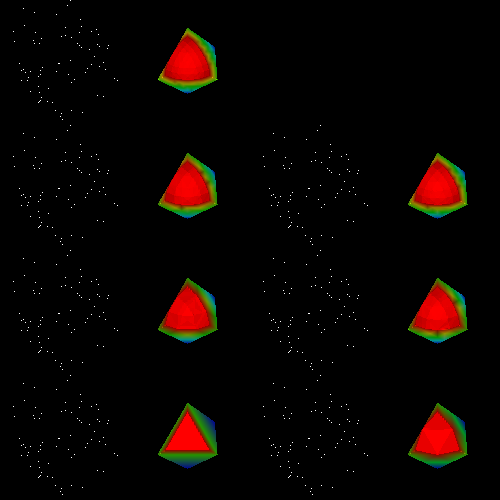

This chart was generated by the following Python code:
#!/usr/bin/env python
# Demonstrate Lagrange wedge interpolation, intersection, and clipping for orders 1-7.

import math

import vtkmodules.vtkInteractionStyle  # noqa: F401
import vtkmodules.vtkRenderingOpenGL2  # noqa: F401

from vtkmodules.vtkCommonCore import reference, vtkDoubleArray, vtkMinimalStandardRandomSequence, vtkPoints
from vtkmodules.vtkCommonDataModel import (
    vtkCellArray,
    vtkLagrangeWedge,
    vtkPolyData,
    vtkUnstructuredGrid,
)
from vtkmodules.vtkFiltersGeneral import vtkClipDataSet
from vtkmodules.vtkFiltersGeometry import vtkDataSetSurfaceFilter
from vtkmodules.vtkRenderingCore import (
    vtkActor,
    vtkPolyDataMapper,
    vtkRenderWindow,
    vtkRenderWindowInteractor,
    vtkRenderer,
)

# Data generation: compute intersection and clip results for each order.
center = [0.25, 0.25, 0.5]

# Order 1 (6 points).
cell_order_1 = vtkLagrangeWedge()
cell_order_1.GetPointIds().SetNumberOfIds(6)
cell_order_1.GetPoints().SetNumberOfPoints(6)
cell_order_1.SetOrder(1, 1, 1, 6)
cell_order_1.Initialize()
coords_1 = cell_order_1.GetParametricCoords()
for i in range(6):
    cell_order_1.GetPointIds().SetId(i, i)
    cell_order_1.GetPoints().SetPoint(i, coords_1[3 * i], coords_1[3 * i + 1], coords_1[3 * i + 2])

sequence_1 = vtkMinimalStandardRandomSequence()
sequence_1.SetSeed(1)
hit_points_1 = vtkPoints()
hit_verts_1 = vtkCellArray()
for i in range(500):
    p0 = [0.0, 0.0, 0.0]
    p1 = [0.0, 0.0, 0.0]
    for pt in [p0, p1]:
        theta = 2.0 * math.pi * sequence_1.GetValue()
        sequence_1.Next()
        phi = math.pi * sequence_1.GetValue()
        sequence_1.Next()
        pt[0] = 1.5 * math.cos(theta) * math.sin(phi) + center[0]
        pt[1] = 1.5 * math.sin(theta) * math.sin(phi) + center[1]
        pt[2] = 1.5 * math.cos(phi) + center[2]
    t_val = reference(0.0)
    x = [0.0, 0.0, 0.0]
    pcoords = [0.0, 0.0, 0.0]
    sub_id = reference(0)
    result = cell_order_1.IntersectWithLine(p0, p1, 1.0e-7, t_val, x, pcoords, sub_id)
    if result:
        pid = hit_points_1.InsertNextPoint(x)
        hit_verts_1.InsertNextCell(1, [pid])

hit_pd_1 = vtkPolyData()
hit_pd_1.SetPoints(hit_points_1)
hit_pd_1.SetVerts(hit_verts_1)

ug_1 = vtkUnstructuredGrid()
ug_1.SetPoints(cell_order_1.GetPoints())
cell_array_1 = vtkCellArray()
cell_array_1.InsertNextCell(cell_order_1)
ug_1.SetCells(cell_order_1.GetCellType(), cell_array_1)
radiant_1 = vtkDoubleArray()
radiant_1.SetName("Distance from Origin")
radiant_1.SetNumberOfTuples(6)
max_dist_1 = 0.0
for i in range(6):
    xyz = cell_order_1.GetPoints().GetPoint(i)
    dist = math.sqrt(xyz[0] ** 2 + xyz[1] ** 2 + xyz[2] ** 2)
    radiant_1.SetValue(i, dist)
    max_dist_1 = max(dist, max_dist_1)
ug_1.GetPointData().AddArray(radiant_1)
ug_1.GetPointData().SetScalars(radiant_1)

clip_1 = vtkClipDataSet()
clip_1.SetValue(max_dist_1 * 0.5)
clip_1.SetInputData(ug_1)
surface_filter_1 = vtkDataSetSurfaceFilter()
surface_filter_1.SetInputConnection(clip_1.GetOutputPort())
surface_filter_1.Update()
clip_pd_1 = vtkPolyData()
clip_pd_1.DeepCopy(surface_filter_1.GetOutput())

# Order 2 (18 points).
cell_order_2 = vtkLagrangeWedge()
cell_order_2.GetPointIds().SetNumberOfIds(18)
cell_order_2.GetPoints().SetNumberOfPoints(18)
cell_order_2.SetOrder(2, 2, 2, 18)
cell_order_2.Initialize()
coords_2 = cell_order_2.GetParametricCoords()
for i in range(18):
    cell_order_2.GetPointIds().SetId(i, i)
    cell_order_2.GetPoints().SetPoint(i, coords_2[3 * i], coords_2[3 * i + 1], coords_2[3 * i + 2])

sequence_2 = vtkMinimalStandardRandomSequence()
sequence_2.SetSeed(1)
hit_points_2 = vtkPoints()
hit_verts_2 = vtkCellArray()
for i in range(500):
    p0 = [0.0, 0.0, 0.0]
    p1 = [0.0, 0.0, 0.0]
    for pt in [p0, p1]:
        theta = 2.0 * math.pi * sequence_2.GetValue()
        sequence_2.Next()
        phi = math.pi * sequence_2.GetValue()
        sequence_2.Next()
        pt[0] = 1.5 * math.cos(theta) * math.sin(phi) + center[0]
        pt[1] = 1.5 * math.sin(theta) * math.sin(phi) + center[1]
        pt[2] = 1.5 * math.cos(phi) + center[2]
    t_val = reference(0.0)
    x = [0.0, 0.0, 0.0]
    pcoords = [0.0, 0.0, 0.0]
    sub_id = reference(0)
    result = cell_order_2.IntersectWithLine(p0, p1, 1.0e-7, t_val, x, pcoords, sub_id)
    if result:
        pid = hit_points_2.InsertNextPoint(x)
        hit_verts_2.InsertNextCell(1, [pid])

hit_pd_2 = vtkPolyData()
hit_pd_2.SetPoints(hit_points_2)
hit_pd_2.SetVerts(hit_verts_2)

ug_2 = vtkUnstructuredGrid()
ug_2.SetPoints(cell_order_2.GetPoints())
cell_array_2 = vtkCellArray()
cell_array_2.InsertNextCell(cell_order_2)
ug_2.SetCells(cell_order_2.GetCellType(), cell_array_2)
radiant_2 = vtkDoubleArray()
radiant_2.SetName("Distance from Origin")
radiant_2.SetNumberOfTuples(18)
max_dist_2 = 0.0
for i in range(18):
    xyz = cell_order_2.GetPoints().GetPoint(i)
    dist = math.sqrt(xyz[0] ** 2 + xyz[1] ** 2 + xyz[2] ** 2)
    radiant_2.SetValue(i, dist)
    max_dist_2 = max(dist, max_dist_2)
ug_2.GetPointData().AddArray(radiant_2)
ug_2.GetPointData().SetScalars(radiant_2)

clip_2 = vtkClipDataSet()
clip_2.SetValue(max_dist_2 * 0.5)
clip_2.SetInputData(ug_2)
surface_filter_2 = vtkDataSetSurfaceFilter()
surface_filter_2.SetInputConnection(clip_2.GetOutputPort())
surface_filter_2.Update()
clip_pd_2 = vtkPolyData()
clip_pd_2.DeepCopy(surface_filter_2.GetOutput())

# Order 3 (40 points).
cell_order_3 = vtkLagrangeWedge()
cell_order_3.GetPointIds().SetNumberOfIds(40)
cell_order_3.GetPoints().SetNumberOfPoints(40)
cell_order_3.SetOrder(3, 3, 3, 40)
cell_order_3.Initialize()
coords_3 = cell_order_3.GetParametricCoords()
for i in range(40):
    cell_order_3.GetPointIds().SetId(i, i)
    cell_order_3.GetPoints().SetPoint(i, coords_3[3 * i], coords_3[3 * i + 1], coords_3[3 * i + 2])

sequence_3 = vtkMinimalStandardRandomSequence()
sequence_3.SetSeed(1)
hit_points_3 = vtkPoints()
hit_verts_3 = vtkCellArray()
for i in range(500):
    p0 = [0.0, 0.0, 0.0]
    p1 = [0.0, 0.0, 0.0]
    for pt in [p0, p1]:
        theta = 2.0 * math.pi * sequence_3.GetValue()
        sequence_3.Next()
        phi = math.pi * sequence_3.GetValue()
        sequence_3.Next()
        pt[0] = 1.5 * math.cos(theta) * math.sin(phi) + center[0]
        pt[1] = 1.5 * math.sin(theta) * math.sin(phi) + center[1]
        pt[2] = 1.5 * math.cos(phi) + center[2]
    t_val = reference(0.0)
    x = [0.0, 0.0, 0.0]
    pcoords = [0.0, 0.0, 0.0]
    sub_id = reference(0)
    result = cell_order_3.IntersectWithLine(p0, p1, 1.0e-7, t_val, x, pcoords, sub_id)
    if result:
        pid = hit_points_3.InsertNextPoint(x)
        hit_verts_3.InsertNextCell(1, [pid])

hit_pd_3 = vtkPolyData()
hit_pd_3.SetPoints(hit_points_3)
hit_pd_3.SetVerts(hit_verts_3)

ug_3 = vtkUnstructuredGrid()
ug_3.SetPoints(cell_order_3.GetPoints())
cell_array_3 = vtkCellArray()
cell_array_3.InsertNextCell(cell_order_3)
ug_3.SetCells(cell_order_3.GetCellType(), cell_array_3)
radiant_3 = vtkDoubleArray()
radiant_3.SetName("Distance from Origin")
radiant_3.SetNumberOfTuples(40)
max_dist_3 = 0.0
for i in range(40):
    xyz = cell_order_3.GetPoints().GetPoint(i)
    dist = math.sqrt(xyz[0] ** 2 + xyz[1] ** 2 + xyz[2] ** 2)
    radiant_3.SetValue(i, dist)
    max_dist_3 = max(dist, max_dist_3)
ug_3.GetPointData().AddArray(radiant_3)
ug_3.GetPointData().SetScalars(radiant_3)

clip_3 = vtkClipDataSet()
clip_3.SetValue(max_dist_3 * 0.5)
clip_3.SetInputData(ug_3)
surface_filter_3 = vtkDataSetSurfaceFilter()
surface_filter_3.SetInputConnection(clip_3.GetOutputPort())
surface_filter_3.Update()
clip_pd_3 = vtkPolyData()
clip_pd_3.DeepCopy(surface_filter_3.GetOutput())

# Order 4 (75 points).
cell_order_4 = vtkLagrangeWedge()
cell_order_4.GetPointIds().SetNumberOfIds(75)
cell_order_4.GetPoints().SetNumberOfPoints(75)
cell_order_4.SetOrder(4, 4, 4, 75)
cell_order_4.Initialize()
coords_4 = cell_order_4.GetParametricCoords()
for i in range(75):
    cell_order_4.GetPointIds().SetId(i, i)
    cell_order_4.GetPoints().SetPoint(i, coords_4[3 * i], coords_4[3 * i + 1], coords_4[3 * i + 2])

sequence_4 = vtkMinimalStandardRandomSequence()
sequence_4.SetSeed(1)
hit_points_4 = vtkPoints()
hit_verts_4 = vtkCellArray()
for i in range(500):
    p0 = [0.0, 0.0, 0.0]
    p1 = [0.0, 0.0, 0.0]
    for pt in [p0, p1]:
        theta = 2.0 * math.pi * sequence_4.GetValue()
        sequence_4.Next()
        phi = math.pi * sequence_4.GetValue()
        sequence_4.Next()
        pt[0] = 1.5 * math.cos(theta) * math.sin(phi) + center[0]
        pt[1] = 1.5 * math.sin(theta) * math.sin(phi) + center[1]
        pt[2] = 1.5 * math.cos(phi) + center[2]
    t_val = reference(0.0)
    x = [0.0, 0.0, 0.0]
    pcoords = [0.0, 0.0, 0.0]
    sub_id = reference(0)
    result = cell_order_4.IntersectWithLine(p0, p1, 1.0e-7, t_val, x, pcoords, sub_id)
    if result:
        pid = hit_points_4.InsertNextPoint(x)
        hit_verts_4.InsertNextCell(1, [pid])

hit_pd_4 = vtkPolyData()
hit_pd_4.SetPoints(hit_points_4)
hit_pd_4.SetVerts(hit_verts_4)

ug_4 = vtkUnstructuredGrid()
ug_4.SetPoints(cell_order_4.GetPoints())
cell_array_4 = vtkCellArray()
cell_array_4.InsertNextCell(cell_order_4)
ug_4.SetCells(cell_order_4.GetCellType(), cell_array_4)
radiant_4 = vtkDoubleArray()
radiant_4.SetName("Distance from Origin")
radiant_4.SetNumberOfTuples(75)
max_dist_4 = 0.0
for i in range(75):
    xyz = cell_order_4.GetPoints().GetPoint(i)
    dist = math.sqrt(xyz[0] ** 2 + xyz[1] ** 2 + xyz[2] ** 2)
    radiant_4.SetValue(i, dist)
    max_dist_4 = max(dist, max_dist_4)
ug_4.GetPointData().AddArray(radiant_4)
ug_4.GetPointData().SetScalars(radiant_4)

clip_4 = vtkClipDataSet()
clip_4.SetValue(max_dist_4 * 0.5)
clip_4.SetInputData(ug_4)
surface_filter_4 = vtkDataSetSurfaceFilter()
surface_filter_4.SetInputConnection(clip_4.GetOutputPort())
surface_filter_4.Update()
clip_pd_4 = vtkPolyData()
clip_pd_4.DeepCopy(surface_filter_4.GetOutput())

# Order 5 (126 points).
cell_order_5 = vtkLagrangeWedge()
cell_order_5.GetPointIds().SetNumberOfIds(126)
cell_order_5.GetPoints().SetNumberOfPoints(126)
cell_order_5.SetOrder(5, 5, 5, 126)
cell_order_5.Initialize()
coords_5 = cell_order_5.GetParametricCoords()
for i in range(126):
    cell_order_5.GetPointIds().SetId(i, i)
    cell_order_5.GetPoints().SetPoint(i, coords_5[3 * i], coords_5[3 * i + 1], coords_5[3 * i + 2])

sequence_5 = vtkMinimalStandardRandomSequence()
sequence_5.SetSeed(1)
hit_points_5 = vtkPoints()
hit_verts_5 = vtkCellArray()
for i in range(500):
    p0 = [0.0, 0.0, 0.0]
    p1 = [0.0, 0.0, 0.0]
    for pt in [p0, p1]:
        theta = 2.0 * math.pi * sequence_5.GetValue()
        sequence_5.Next()
        phi = math.pi * sequence_5.GetValue()
        sequence_5.Next()
        pt[0] = 1.5 * math.cos(theta) * math.sin(phi) + center[0]
        pt[1] = 1.5 * math.sin(theta) * math.sin(phi) + center[1]
        pt[2] = 1.5 * math.cos(phi) + center[2]
    t_val = reference(0.0)
    x = [0.0, 0.0, 0.0]
    pcoords = [0.0, 0.0, 0.0]
    sub_id = reference(0)
    result = cell_order_5.IntersectWithLine(p0, p1, 1.0e-7, t_val, x, pcoords, sub_id)
    if result:
        pid = hit_points_5.InsertNextPoint(x)
        hit_verts_5.InsertNextCell(1, [pid])

hit_pd_5 = vtkPolyData()
hit_pd_5.SetPoints(hit_points_5)
hit_pd_5.SetVerts(hit_verts_5)

ug_5 = vtkUnstructuredGrid()
ug_5.SetPoints(cell_order_5.GetPoints())
cell_array_5 = vtkCellArray()
cell_array_5.InsertNextCell(cell_order_5)
ug_5.SetCells(cell_order_5.GetCellType(), cell_array_5)
radiant_5 = vtkDoubleArray()
radiant_5.SetName("Distance from Origin")
radiant_5.SetNumberOfTuples(126)
max_dist_5 = 0.0
for i in range(126):
    xyz = cell_order_5.GetPoints().GetPoint(i)
    dist = math.sqrt(xyz[0] ** 2 + xyz[1] ** 2 + xyz[2] ** 2)
    radiant_5.SetValue(i, dist)
    max_dist_5 = max(dist, max_dist_5)
ug_5.GetPointData().AddArray(radiant_5)
ug_5.GetPointData().SetScalars(radiant_5)

clip_5 = vtkClipDataSet()
clip_5.SetValue(max_dist_5 * 0.5)
clip_5.SetInputData(ug_5)
surface_filter_5 = vtkDataSetSurfaceFilter()
surface_filter_5.SetInputConnection(clip_5.GetOutputPort())
surface_filter_5.Update()
clip_pd_5 = vtkPolyData()
clip_pd_5.DeepCopy(surface_filter_5.GetOutput())

# Order 6 (196 points).
cell_order_6 = vtkLagrangeWedge()
cell_order_6.GetPointIds().SetNumberOfIds(196)
cell_order_6.GetPoints().SetNumberOfPoints(196)
cell_order_6.SetOrder(6, 6, 6, 196)
cell_order_6.Initialize()
coords_6 = cell_order_6.GetParametricCoords()
for i in range(196):
    cell_order_6.GetPointIds().SetId(i, i)
    cell_order_6.GetPoints().SetPoint(i, coords_6[3 * i], coords_6[3 * i + 1], coords_6[3 * i + 2])

sequence_6 = vtkMinimalStandardRandomSequence()
sequence_6.SetSeed(1)
hit_points_6 = vtkPoints()
hit_verts_6 = vtkCellArray()
for i in range(500):
    p0 = [0.0, 0.0, 0.0]
    p1 = [0.0, 0.0, 0.0]
    for pt in [p0, p1]:
        theta = 2.0 * math.pi * sequence_6.GetValue()
        sequence_6.Next()
        phi = math.pi * sequence_6.GetValue()
        sequence_6.Next()
        pt[0] = 1.5 * math.cos(theta) * math.sin(phi) + center[0]
        pt[1] = 1.5 * math.sin(theta) * math.sin(phi) + center[1]
        pt[2] = 1.5 * math.cos(phi) + center[2]
    t_val = reference(0.0)
    x = [0.0, 0.0, 0.0]
    pcoords = [0.0, 0.0, 0.0]
    sub_id = reference(0)
    result = cell_order_6.IntersectWithLine(p0, p1, 1.0e-7, t_val, x, pcoords, sub_id)
    if result:
        pid = hit_points_6.InsertNextPoint(x)
        hit_verts_6.InsertNextCell(1, [pid])

hit_pd_6 = vtkPolyData()
hit_pd_6.SetPoints(hit_points_6)
hit_pd_6.SetVerts(hit_verts_6)

ug_6 = vtkUnstructuredGrid()
ug_6.SetPoints(cell_order_6.GetPoints())
cell_array_6 = vtkCellArray()
cell_array_6.InsertNextCell(cell_order_6)
ug_6.SetCells(cell_order_6.GetCellType(), cell_array_6)
radiant_6 = vtkDoubleArray()
radiant_6.SetName("Distance from Origin")
radiant_6.SetNumberOfTuples(196)
max_dist_6 = 0.0
for i in range(196):
    xyz = cell_order_6.GetPoints().GetPoint(i)
    dist = math.sqrt(xyz[0] ** 2 + xyz[1] ** 2 + xyz[2] ** 2)
    radiant_6.SetValue(i, dist)
    max_dist_6 = max(dist, max_dist_6)
ug_6.GetPointData().AddArray(radiant_6)
ug_6.GetPointData().SetScalars(radiant_6)

clip_6 = vtkClipDataSet()
clip_6.SetValue(max_dist_6 * 0.5)
clip_6.SetInputData(ug_6)
surface_filter_6 = vtkDataSetSurfaceFilter()
surface_filter_6.SetInputConnection(clip_6.GetOutputPort())
surface_filter_6.Update()
clip_pd_6 = vtkPolyData()
clip_pd_6.DeepCopy(surface_filter_6.GetOutput())

# Order 7 (288 points).
cell_order_7 = vtkLagrangeWedge()
cell_order_7.GetPointIds().SetNumberOfIds(288)
cell_order_7.GetPoints().SetNumberOfPoints(288)
cell_order_7.SetOrder(7, 7, 7, 288)
cell_order_7.Initialize()
coords_7 = cell_order_7.GetParametricCoords()
for i in range(288):
    cell_order_7.GetPointIds().SetId(i, i)
    cell_order_7.GetPoints().SetPoint(i, coords_7[3 * i], coords_7[3 * i + 1], coords_7[3 * i + 2])

sequence_7 = vtkMinimalStandardRandomSequence()
sequence_7.SetSeed(1)
hit_points_7 = vtkPoints()
hit_verts_7 = vtkCellArray()
for i in range(500):
    p0 = [0.0, 0.0, 0.0]
    p1 = [0.0, 0.0, 0.0]
    for pt in [p0, p1]:
        theta = 2.0 * math.pi * sequence_7.GetValue()
        sequence_7.Next()
        phi = math.pi * sequence_7.GetValue()
        sequence_7.Next()
        pt[0] = 1.5 * math.cos(theta) * math.sin(phi) + center[0]
        pt[1] = 1.5 * math.sin(theta) * math.sin(phi) + center[1]
        pt[2] = 1.5 * math.cos(phi) + center[2]
    t_val = reference(0.0)
    x = [0.0, 0.0, 0.0]
    pcoords = [0.0, 0.0, 0.0]
    sub_id = reference(0)
    result = cell_order_7.IntersectWithLine(p0, p1, 1.0e-7, t_val, x, pcoords, sub_id)
    if result:
        pid = hit_points_7.InsertNextPoint(x)
        hit_verts_7.InsertNextCell(1, [pid])

hit_pd_7 = vtkPolyData()
hit_pd_7.SetPoints(hit_points_7)
hit_pd_7.SetVerts(hit_verts_7)

ug_7 = vtkUnstructuredGrid()
ug_7.SetPoints(cell_order_7.GetPoints())
cell_array_7 = vtkCellArray()
cell_array_7.InsertNextCell(cell_order_7)
ug_7.SetCells(cell_order_7.GetCellType(), cell_array_7)
radiant_7 = vtkDoubleArray()
radiant_7.SetName("Distance from Origin")
radiant_7.SetNumberOfTuples(288)
max_dist_7 = 0.0
for i in range(288):
    xyz = cell_order_7.GetPoints().GetPoint(i)
    dist = math.sqrt(xyz[0] ** 2 + xyz[1] ** 2 + xyz[2] ** 2)
    radiant_7.SetValue(i, dist)
    max_dist_7 = max(dist, max_dist_7)
ug_7.GetPointData().AddArray(radiant_7)
ug_7.GetPointData().SetScalars(radiant_7)

clip_7 = vtkClipDataSet()
clip_7.SetValue(max_dist_7 * 0.5)
clip_7.SetInputData(ug_7)
surface_filter_7 = vtkDataSetSurfaceFilter()
surface_filter_7.SetInputConnection(clip_7.GetOutputPort())
surface_filter_7.Update()
clip_pd_7 = vtkPolyData()
clip_pd_7.DeepCopy(surface_filter_7.GetOutput())

# Mappers, actors, renderers for each viewport.
mapper_0 = vtkPolyDataMapper()
mapper_0.SetInputData(hit_pd_1)
actor_0 = vtkActor()
actor_0.SetMapper(mapper_0)

renderer_0 = vtkRenderer()
renderer_0.SetViewport(0.0, 0.0, 0.25, 0.25)
renderer_0.AddActor(actor_0)
renderer_0.ResetCamera()

mapper_1 = vtkPolyDataMapper()
mapper_1.SetInputData(clip_pd_1)
mapper_1.SetScalarRange(max_dist_1 * 0.5, max_dist_1)
actor_1 = vtkActor()
actor_1.SetMapper(mapper_1)

renderer_1 = vtkRenderer()
renderer_1.SetViewport(0.25, 0.0, 0.5, 0.25)
renderer_1.AddActor(actor_1)

mapper_2 = vtkPolyDataMapper()
mapper_2.SetInputData(hit_pd_2)
actor_2 = vtkActor()
actor_2.SetMapper(mapper_2)

renderer_2 = vtkRenderer()
renderer_2.SetViewport(0.5, 0.0, 0.75, 0.25)
renderer_2.AddActor(actor_2)
renderer_2.ResetCamera()

mapper_3 = vtkPolyDataMapper()
mapper_3.SetInputData(clip_pd_2)
mapper_3.SetScalarRange(max_dist_2 * 0.5, max_dist_2)
actor_3 = vtkActor()
actor_3.SetMapper(mapper_3)

renderer_3 = vtkRenderer()
renderer_3.SetViewport(0.75, 0.0, 1.0, 0.25)
renderer_3.AddActor(actor_3)

mapper_4 = vtkPolyDataMapper()
mapper_4.SetInputData(hit_pd_3)
actor_4 = vtkActor()
actor_4.SetMapper(mapper_4)

renderer_4 = vtkRenderer()
renderer_4.SetViewport(0.0, 0.25, 0.25, 0.5)
renderer_4.AddActor(actor_4)
renderer_4.ResetCamera()

mapper_5 = vtkPolyDataMapper()
mapper_5.SetInputData(clip_pd_3)
mapper_5.SetScalarRange(max_dist_3 * 0.5, max_dist_3)
actor_5 = vtkActor()
actor_5.SetMapper(mapper_5)

renderer_5 = vtkRenderer()
renderer_5.SetViewport(0.25, 0.25, 0.5, 0.5)
renderer_5.AddActor(actor_5)

mapper_6 = vtkPolyDataMapper()
mapper_6.SetInputData(hit_pd_4)
actor_6 = vtkActor()
actor_6.SetMapper(mapper_6)

renderer_6 = vtkRenderer()
renderer_6.SetViewport(0.5, 0.25, 0.75, 0.5)
renderer_6.AddActor(actor_6)
renderer_6.ResetCamera()

mapper_7 = vtkPolyDataMapper()
mapper_7.SetInputData(clip_pd_4)
mapper_7.SetScalarRange(max_dist_4 * 0.5, max_dist_4)
actor_7 = vtkActor()
actor_7.SetMapper(mapper_7)

renderer_7 = vtkRenderer()
renderer_7.SetViewport(0.75, 0.25, 1.0, 0.5)
renderer_7.AddActor(actor_7)

mapper_8 = vtkPolyDataMapper()
mapper_8.SetInputData(hit_pd_5)
actor_8 = vtkActor()
actor_8.SetMapper(mapper_8)

renderer_8 = vtkRenderer()
renderer_8.SetViewport(0.0, 0.5, 0.25, 0.75)
renderer_8.AddActor(actor_8)
renderer_8.ResetCamera()

mapper_9 = vtkPolyDataMapper()
mapper_9.SetInputData(clip_pd_5)
mapper_9.SetScalarRange(max_dist_5 * 0.5, max_dist_5)
actor_9 = vtkActor()
actor_9.SetMapper(mapper_9)

renderer_9 = vtkRenderer()
renderer_9.SetViewport(0.25, 0.5, 0.5, 0.75)
renderer_9.AddActor(actor_9)

mapper_10 = vtkPolyDataMapper()
mapper_10.SetInputData(hit_pd_6)
actor_10 = vtkActor()
actor_10.SetMapper(mapper_10)

renderer_10 = vtkRenderer()
renderer_10.SetViewport(0.5, 0.5, 0.75, 0.75)
renderer_10.AddActor(actor_10)
renderer_10.ResetCamera()

mapper_11 = vtkPolyDataMapper()
mapper_11.SetInputData(clip_pd_6)
mapper_11.SetScalarRange(max_dist_6 * 0.5, max_dist_6)
actor_11 = vtkActor()
actor_11.SetMapper(mapper_11)

renderer_11 = vtkRenderer()
renderer_11.SetViewport(0.75, 0.5, 1.0, 0.75)
renderer_11.AddActor(actor_11)

mapper_12 = vtkPolyDataMapper()
mapper_12.SetInputData(hit_pd_7)
actor_12 = vtkActor()
actor_12.SetMapper(mapper_12)

renderer_12 = vtkRenderer()
renderer_12.SetViewport(0.0, 0.75, 0.25, 1.0)
renderer_12.AddActor(actor_12)
renderer_12.ResetCamera()

mapper_13 = vtkPolyDataMapper()
mapper_13.SetInputData(clip_pd_7)
mapper_13.SetScalarRange(max_dist_7 * 0.5, max_dist_7)
actor_13 = vtkActor()
actor_13.SetMapper(mapper_13)

renderer_13 = vtkRenderer()
renderer_13.SetViewport(0.25, 0.75, 0.5, 1.0)
renderer_13.AddActor(actor_13)

renderer_14 = vtkRenderer()
renderer_14.SetViewport(0.5, 0.75, 0.75, 1.0)
renderer_14.SetBackground(0, 0, 0)

renderer_15 = vtkRenderer()
renderer_15.SetViewport(0.75, 0.75, 1.0, 1.0)
renderer_15.SetBackground(0, 0, 0)

render_window = vtkRenderWindow()
render_window.SetSize(500, 500)
render_window.AddRenderer(renderer_0)
render_window.AddRenderer(renderer_1)
render_window.AddRenderer(renderer_2)
render_window.AddRenderer(renderer_3)
render_window.AddRenderer(renderer_4)
render_window.AddRenderer(renderer_5)
render_window.AddRenderer(renderer_6)
render_window.AddRenderer(renderer_7)
render_window.AddRenderer(renderer_8)
render_window.AddRenderer(renderer_9)
render_window.AddRenderer(renderer_10)
render_window.AddRenderer(renderer_11)
render_window.AddRenderer(renderer_12)
render_window.AddRenderer(renderer_13)
render_window.AddRenderer(renderer_14)
render_window.AddRenderer(renderer_15)
render_window.SetWindowName("lagrange wedge")

# Scene: set camera for intersection viewports.
renderer_0.GetActiveCamera().SetPosition(2, 2, 2)
renderer_0.GetActiveCamera().SetFocalPoint(center[0], center[1], center[2])
renderer_2.GetActiveCamera().SetPosition(2, 2, 2)
renderer_2.GetActiveCamera().SetFocalPoint(center[0], center[1], center[2])
renderer_4.GetActiveCamera().SetPosition(2, 2, 2)
renderer_4.GetActiveCamera().SetFocalPoint(center[0], center[1], center[2])
renderer_6.GetActiveCamera().SetPosition(2, 2, 2)
renderer_6.GetActiveCamera().SetFocalPoint(center[0], center[1], center[2])
renderer_8.GetActiveCamera().SetPosition(2, 2, 2)
renderer_8.GetActiveCamera().SetFocalPoint(center[0], center[1], center[2])
renderer_10.GetActiveCamera().SetPosition(2, 2, 2)
renderer_10.GetActiveCamera().SetFocalPoint(center[0], center[1], center[2])
renderer_12.GetActiveCamera().SetPosition(2, 2, 2)
renderer_12.GetActiveCamera().SetFocalPoint(center[0], center[1], center[2])

# Scene: set camera for clip viewports.
renderer_1.GetActiveCamera().SetPosition(-2.0 * max_dist_1, -2.0 * max_dist_1, -2.0 * max_dist_1)
renderer_1.GetActiveCamera().SetFocalPoint(0, 0, 0)
renderer_3.GetActiveCamera().SetPosition(-2.0 * max_dist_2, -2.0 * max_dist_2, -2.0 * max_dist_2)
renderer_3.GetActiveCamera().SetFocalPoint(0, 0, 0)
renderer_5.GetActiveCamera().SetPosition(-2.0 * max_dist_3, -2.0 * max_dist_3, -2.0 * max_dist_3)
renderer_5.GetActiveCamera().SetFocalPoint(0, 0, 0)
renderer_7.GetActiveCamera().SetPosition(-2.0 * max_dist_4, -2.0 * max_dist_4, -2.0 * max_dist_4)
renderer_7.GetActiveCamera().SetFocalPoint(0, 0, 0)
renderer_9.GetActiveCamera().SetPosition(-2.0 * max_dist_5, -2.0 * max_dist_5, -2.0 * max_dist_5)
renderer_9.GetActiveCamera().SetFocalPoint(0, 0, 0)
renderer_11.GetActiveCamera().SetPosition(-2.0 * max_dist_6, -2.0 * max_dist_6, -2.0 * max_dist_6)
renderer_11.GetActiveCamera().SetFocalPoint(0, 0, 0)
renderer_13.GetActiveCamera().SetPosition(-2.0 * max_dist_7, -2.0 * max_dist_7, -2.0 * max_dist_7)
renderer_13.GetActiveCamera().SetFocalPoint(0, 0, 0)

interactor = vtkRenderWindowInteractor()
interactor.SetRenderWindow(render_window)

interactor.Initialize()
interactor.Start()
